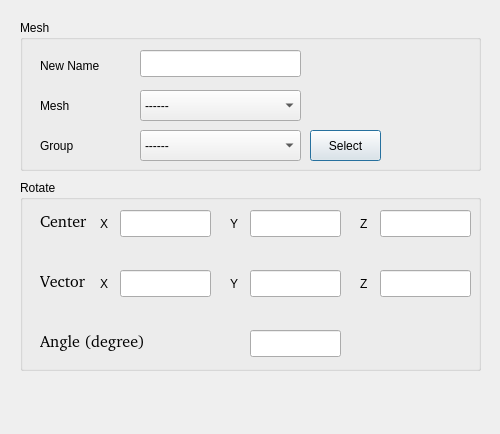
<?xml version="1.0" encoding="UTF-8"?>
<ui version="4.0">
 <class>MCMESHTRANGUI_RotateMeshDlg</class>
 <widget class="QDialog" name="MCMESHTRANGUI_RotateMeshDlg">
  <property name="geometry">
   <rect>
    <x>0</x>
    <y>0</y>
    <width>500</width>
    <height>434</height>
   </rect>
  </property>
  <property name="sizePolicy">
   <sizepolicy hsizetype="Minimum" vsizetype="Minimum">
    <horstretch>0</horstretch>
    <verstretch>0</verstretch>
   </sizepolicy>
  </property>
  <property name="minimumSize">
   <size>
    <width>500</width>
    <height>434</height>
   </size>
  </property>
  <property name="windowTitle">
   <string>Move and Rotate </string>
  </property>
  <widget class="QGroupBox" name="rt_gb_rt">
   <property name="geometry">
    <rect>
     <x>20</x>
     <y>180</y>
     <width>461</width>
     <height>191</height>
    </rect>
   </property>
   <property name="title">
    <string>Rotate </string>
   </property>
   <property name="checkable">
    <bool>false</bool>
   </property>
   <property name="checked">
    <bool>false</bool>
   </property>
   <widget class="QLineEdit" name="rt_le_cz">
    <property name="geometry">
     <rect>
      <x>360</x>
      <y>30</y>
      <width>91</width>
      <height>27</height>
     </rect>
    </property>
   </widget>
   <widget class="QLineEdit" name="rt_le_cy">
    <property name="geometry">
     <rect>
      <x>230</x>
      <y>30</y>
      <width>91</width>
      <height>27</height>
     </rect>
    </property>
   </widget>
   <widget class="QLineEdit" name="rt_le_cx">
    <property name="geometry">
     <rect>
      <x>100</x>
      <y>30</y>
      <width>91</width>
      <height>27</height>
     </rect>
    </property>
   </widget>
   <widget class="QLineEdit" name="rt_le_vz">
    <property name="geometry">
     <rect>
      <x>360</x>
      <y>90</y>
      <width>91</width>
      <height>27</height>
     </rect>
    </property>
   </widget>
   <widget class="QLineEdit" name="rt_le_vy">
    <property name="geometry">
     <rect>
      <x>230</x>
      <y>90</y>
      <width>91</width>
      <height>27</height>
     </rect>
    </property>
   </widget>
   <widget class="QLineEdit" name="rt_le_vx">
    <property name="geometry">
     <rect>
      <x>100</x>
      <y>90</y>
      <width>91</width>
      <height>27</height>
     </rect>
    </property>
   </widget>
   <widget class="QLineEdit" name="rt_le_ag">
    <property name="geometry">
     <rect>
      <x>230</x>
      <y>150</y>
      <width>91</width>
      <height>27</height>
     </rect>
    </property>
   </widget>
   <widget class="QLabel" name="label_4">
    <property name="geometry">
     <rect>
      <x>340</x>
      <y>30</y>
      <width>20</width>
      <height>27</height>
     </rect>
    </property>
    <property name="text">
     <string>Z</string>
    </property>
   </widget>
   <widget class="QLabel" name="label_5">
    <property name="geometry">
     <rect>
      <x>80</x>
      <y>30</y>
      <width>20</width>
      <height>27</height>
     </rect>
    </property>
    <property name="text">
     <string>X</string>
    </property>
   </widget>
   <widget class="QLabel" name="label_6">
    <property name="geometry">
     <rect>
      <x>210</x>
      <y>30</y>
      <width>20</width>
      <height>27</height>
     </rect>
    </property>
    <property name="text">
     <string>Y</string>
    </property>
   </widget>
   <widget class="QLabel" name="label_7">
    <property name="geometry">
     <rect>
      <x>210</x>
      <y>90</y>
      <width>20</width>
      <height>27</height>
     </rect>
    </property>
    <property name="text">
     <string>Y</string>
    </property>
   </widget>
   <widget class="QLabel" name="label_8">
    <property name="geometry">
     <rect>
      <x>80</x>
      <y>90</y>
      <width>20</width>
      <height>27</height>
     </rect>
    </property>
    <property name="text">
     <string>X</string>
    </property>
   </widget>
   <widget class="QLabel" name="label_9">
    <property name="geometry">
     <rect>
      <x>340</x>
      <y>90</y>
      <width>20</width>
      <height>27</height>
     </rect>
    </property>
    <property name="text">
     <string>Z</string>
    </property>
   </widget>
   <widget class="QLabel" name="label_10">
    <property name="geometry">
     <rect>
      <x>20</x>
      <y>30</y>
      <width>62</width>
      <height>21</height>
     </rect>
    </property>
    <property name="font">
     <font>
      <family>Bitstream Charter</family>
      <pointsize>12</pointsize>
     </font>
    </property>
    <property name="text">
     <string>Center</string>
    </property>
   </widget>
   <widget class="QLabel" name="label_11">
    <property name="geometry">
     <rect>
      <x>20</x>
      <y>90</y>
      <width>62</width>
      <height>21</height>
     </rect>
    </property>
    <property name="font">
     <font>
      <family>Bitstream Charter</family>
      <pointsize>12</pointsize>
     </font>
    </property>
    <property name="text">
     <string>Vector</string>
    </property>
   </widget>
   <widget class="QLabel" name="label_12">
    <property name="geometry">
     <rect>
      <x>20</x>
      <y>150</y>
      <width>111</width>
      <height>21</height>
     </rect>
    </property>
    <property name="font">
     <font>
      <family>Bitstream Charter</family>
      <pointsize>12</pointsize>
     </font>
    </property>
    <property name="text">
     <string>Angle (degree)</string>
    </property>
   </widget>
  </widget>
  <widget class="QGroupBox" name="groupBox_3">
   <property name="geometry">
    <rect>
     <x>20</x>
     <y>20</y>
     <width>461</width>
     <height>151</height>
    </rect>
   </property>
   <property name="title">
    <string>Mesh </string>
   </property>
   <widget class="QComboBox" name="rt_cb_mt">
    <property name="geometry">
     <rect>
      <x>120</x>
      <y>70</y>
      <width>161</width>
      <height>31</height>
     </rect>
    </property>
    <item>
     <property name="text">
      <string>------</string>
     </property>
    </item>
   </widget>
   <widget class="QLabel" name="label_16">
    <property name="geometry">
     <rect>
      <x>20</x>
      <y>70</y>
      <width>91</width>
      <height>31</height>
     </rect>
    </property>
    <property name="text">
     <string>Mesh </string>
    </property>
   </widget>
   <widget class="QLabel" name="label_15">
    <property name="geometry">
     <rect>
      <x>20</x>
      <y>30</y>
      <width>91</width>
      <height>31</height>
     </rect>
    </property>
    <property name="text">
     <string>New Name</string>
    </property>
   </widget>
   <widget class="QLineEdit" name="rt_le_nmt">
    <property name="geometry">
     <rect>
      <x>120</x>
      <y>30</y>
      <width>161</width>
      <height>27</height>
     </rect>
    </property>
   </widget>
   <widget class="QLabel" name="label_17">
    <property name="geometry">
     <rect>
      <x>20</x>
      <y>110</y>
      <width>91</width>
      <height>31</height>
     </rect>
    </property>
    <property name="text">
     <string>Group</string>
    </property>
   </widget>
   <widget class="QPushButton" name="rt_pb_gpsl">
    <property name="geometry">
     <rect>
      <x>290</x>
      <y>110</y>
      <width>71</width>
      <height>31</height>
     </rect>
    </property>
    <property name="text">
     <string>Select</string>
    </property>
   </widget>
   <widget class="QComboBox" name="rt_cb_gp">
    <property name="geometry">
     <rect>
      <x>120</x>
      <y>110</y>
      <width>161</width>
      <height>31</height>
     </rect>
    </property>
    <item>
     <property name="text">
      <string>------</string>
     </property>
    </item>
   </widget>
  </widget>
 </widget>
 <resources/>
 <connections/>
</ui>
